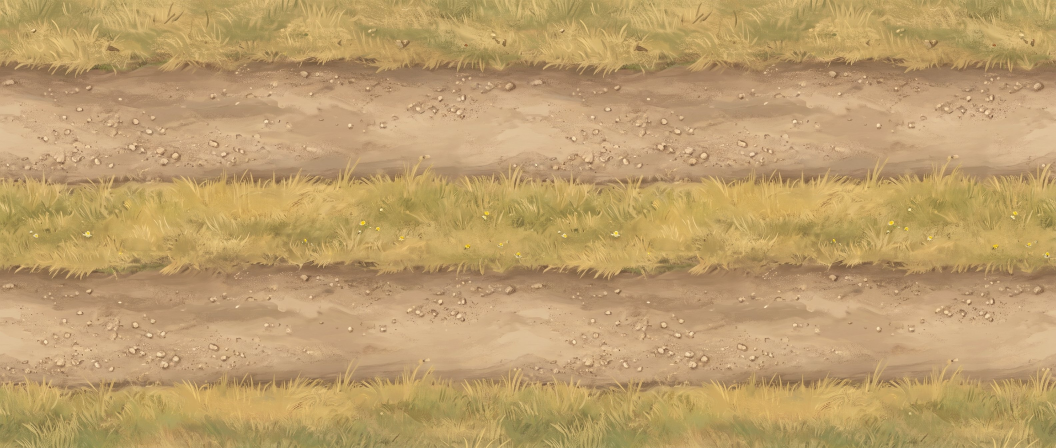
#> input picture kunst/texturen/feldweg-sommer.jpg, 3168 x 1344 px, found by its file name (shown at 1/3 size)
$ python strasse-nahtlos.py kunst/texturen/feldweg-sommer.jpg src/assets/textures/feldweg-sommer.webp
#> lines starting #> are read from the running program, lines starting #| are printed output that depends on the picture
# Macht ein Straßenbild nahtlos (nur links/rechts) und verkleinert es für die Karte.
# Die Straße läuft im Bild waagerecht; oben und unten sind ihre Ränder und bleiben, wie sie sind.
#
# Aufruf (braucht Python mit Pillow und numpy):
#   python3 scripts/strasse-nahtlos.py kunst/texturen/feldweg-sommer.jpg src/assets/textures/feldweg-sommer.webp
#   [Breite=1024] [Übergang=0.12]
# Daneben entsteht <name>_check.png (3 × nebeneinander) zum Prüfen der Nähte; nicht einchecken.
import sys
import numpy as np
from PIL import Image

src, dst = sys.argv[1], sys.argv[2]
width = int(sys.argv[3]) if len(sys.argv) > 3 else 1024
band = float(sys.argv[4]) if len(sys.argv) > 4 else 0.12

im = Image.open(src).convert('RGB')
#> im is the input picture: PIL image 3168x1344 RGB; mean R, G, B 188.9, 158, 108.2
w, h = im.size
#> w = 3168; h = 1344
# Ein schmaler Rand ringsum weg (Gemini-Zeichen und unsaubere Kanten)
c = int(min(w, h) * 0.015)
#> c = 20
im = im.crop((c, c, w - c, h - c))
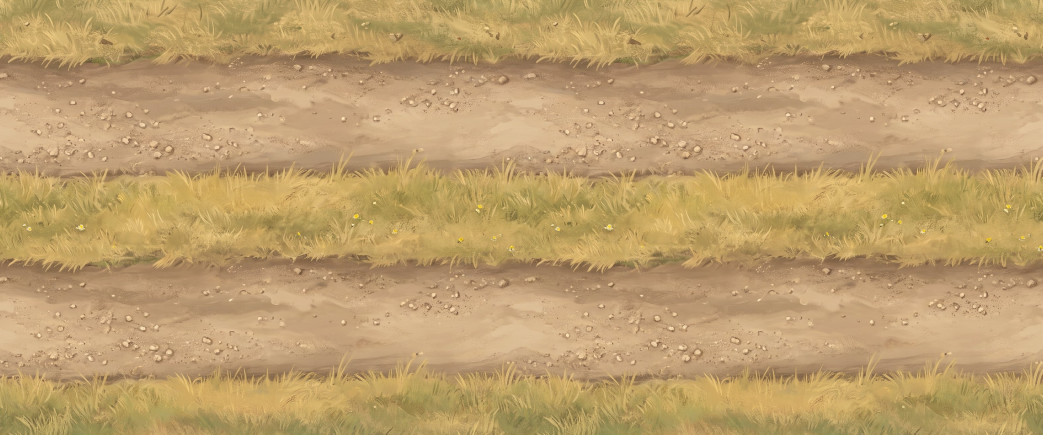
#> im: PIL image 3128x1304 RGB (shown at 1/3 size); mean R, G, B 189.3, 158, 108.5
a = np.asarray(im).astype(np.float32)
W = a.shape[1]
#> W = 3128

# Links/rechts: mit der halb verschobenen Kopie überblenden, an den Rändern ganz die Kopie
d = np.minimum(np.arange(W), W - 1 - np.arange(W)) / W  # 0 am Rand, 0.5 in der Mitte
t = np.clip(d / band, 0, 1)
m = t * t * (3 - 2 * t)
shifted = np.roll(a, W // 2, axis=1)
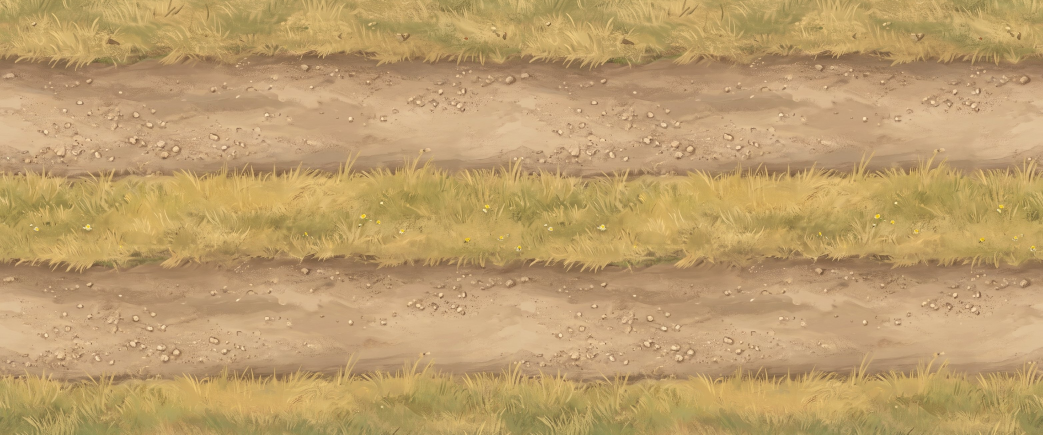
#> shifted: shape (1304, 3128, 3) float32 (shown at 1/3 size); mean R, G, B 188, 157.7, 108.3
out = a * m[None, :, None] + shifted * (1 - m[None, :, None])

img = Image.fromarray(np.clip(out, 0, 255).astype(np.uint8))
height = round(width * img.size[1] / img.size[0])
#> height = 427
img = img.resize((width, height), Image.LANCZOS)
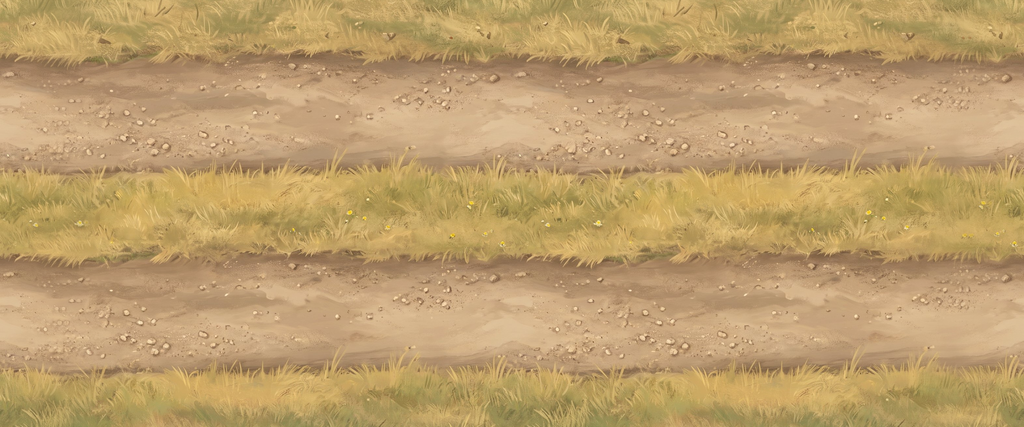
#> img: PIL image 1024x427 RGB; mean R, G, B 189.2, 157.9, 108.4
img.save(dst, quality=82)

check = Image.new('RGB', (width * 3, height))
#> check: PIL image 3072x427 RGB; every value is 0
for i in range(3):
    check.paste(img, (i * width, 0))
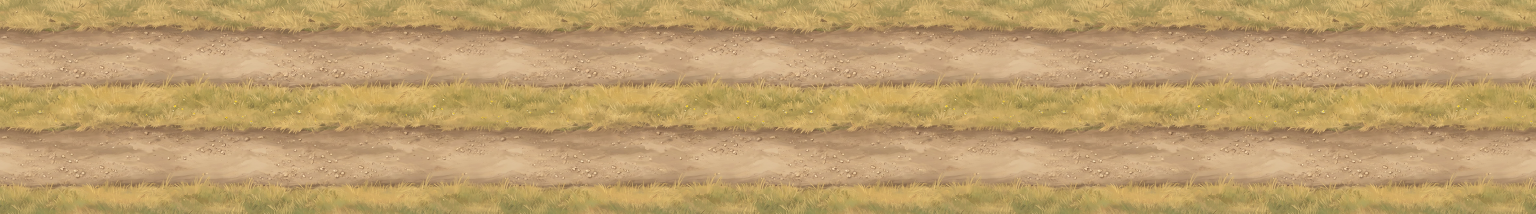
#> check: PIL image 3072x427 RGB (shown at 1/2 size); mean R, G, B 189.2, 157.9, 108.4
check.save(dst.rsplit('.', 1)[0] + '_check.png')
print(dst, img.size)
#| src/assets/textures/feldweg-sommer.webp (1024, 427)
